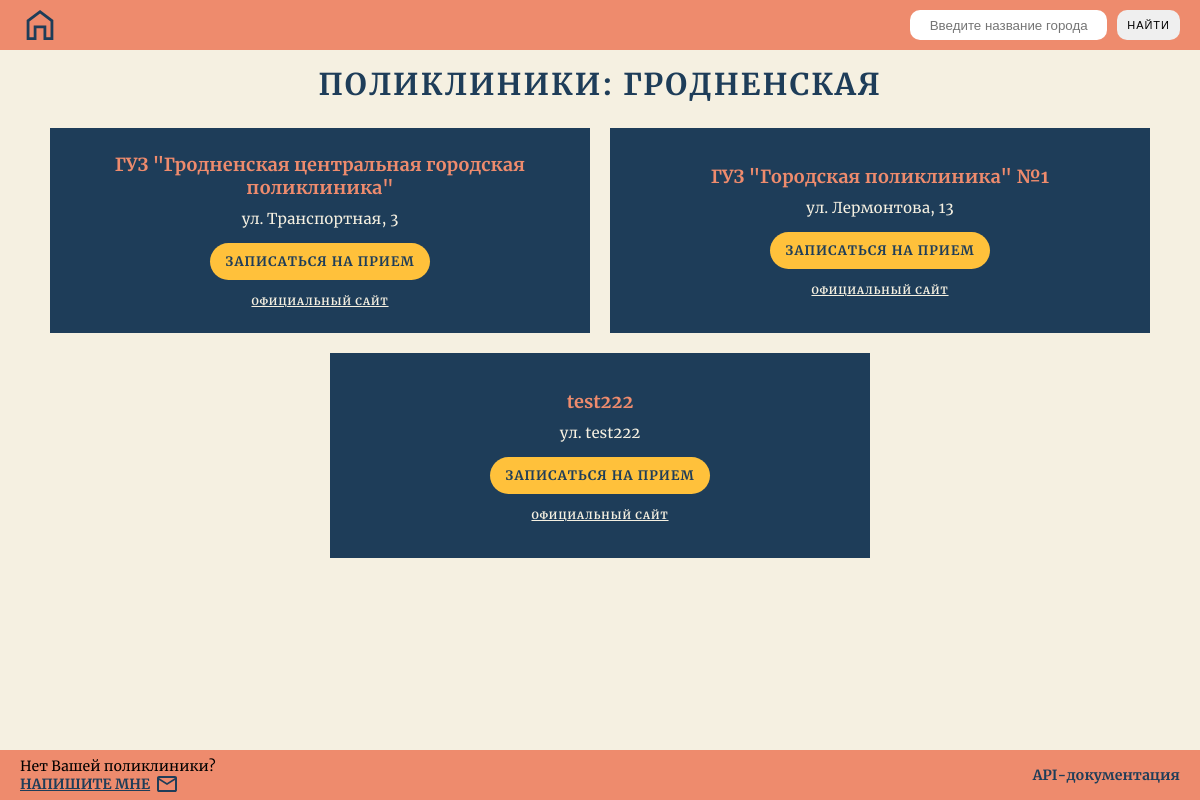
Page /polyclinic/grodno/ on the committed database.
### polyclinic_app/models.py (models this page shows, shortened)
class Polyclinic(models.Model):
    name = models.CharField(
        max_length=100,
        verbose_name='навание',
    )
    address = models.CharField(
        max_length=100,
        verbose_name='адрес',
    )
    website = models.URLField(
        max_length=300,
        verbose_name='сайт',
        blank=True,
    )
    making_an_appointment = models.URLField(
        max_length=300,
        verbose_name='онлайн-запись',
    )
    city = models.ForeignKey(
        City,
        on_delete=models.CASCADE,
        verbose_name='город',
        related_name='polyclinics',
    )
    user = models.ForeignKey(
        User,
        on_delete=models.CASCADE,
        verbose_name='пользователь',
    )
    class Meta:
        verbose_name = 'поликлиника'
        verbose_name_plural = 'поликлиники'

### polyclinic_app/views.py (the view)
# urls.py: path('polyclinic/<slug:slug_url>/', views.polyclinic_view, name='polyclinic'),
def polyclinic_view(request, slug_url):
    city = City.objects.get(slug=slug_url)
    polyclinics = (
        city.polyclinics
        .select_related('city')
        .values(
            'name',
            'address',
            'website',
            'making_an_appointment',
        )
    )
    context = {
        'title': f'Поликлиники: {city.region}',
        'polyclinics': polyclinics,
        'phone_code': city.phone_code
    }
    if request.method == 'POST':
        city = city_search(request=request)
        if city:
            return redirect('polyclinic_app:polyclinic', slug_url=city.slug)
    return render(request, 'polyclinic_app/polyclinic.html', context)

### polyclinic_app/models.py (called while the page is built)
    def __str__(self):
        return self.region

### polyclinic_app/templates/polyclinic_app/polyclinic.html (shortened to what this page needs)
{% extends 'polyclinic_app/base.html' %}
{% load static %}
{% block style %}
<link rel="stylesheet" href="{% static 'polyclinic_app/css/polyclinic.css' %}">
{% endblock style %}
{% block content %}
<div class="content">
    <h1 class="main-title">{{ title }}</h1>
    <div class="polyclinics">
        {% for p in polyclinics %}
            <div class="polyclinic">
                <h2 class="p-title">{{ p.name }}</h2>
                <p class="p-address">ул. {{ p.address }}</p>
                <a href="{{ p.making_an_appointment }}" class="mp-link" target="_blank">Записаться на прием</a>
                <a href="{{ p.website }}" class="p-url" target="_blank">официальный сайт</a>
            </div>
        {% endfor %}
    </div>
</div>
{% endblock content %}

### polyclinic_app/static/polyclinic_app/css/style.css (style rules this page uses)
*, *::before, *::after { padding: 0; margin: 0; border: 0; box-sizing: border-box; }
html { scroll-behavior: smooth; }
a { text-decoration: none; }
h1, h2, h3, h4, h5, h6 { font-weight: inherit; font-size: inherit; }
html, body { height: 100%; font-family: Arial, Helvetica, sans-serif; color: #fff; font-size: 20px; background-color: #f5f0e1; }
::placeholder { text-align: center; }
.main-title { text-align: center; margin: 15px 0 15px; text-transform: uppercase; font-family: 'Merriweather'; font-size: 30px; font-weight: 700; letter-spacing: 2px; color: #1e3d59; }

### polyclinic_app/static/polyclinic_app/css/polyclinic.css (style rules this page uses)
.polyclinics { display: flex; flex-wrap: wrap; justify-content: center; align-items: center; }
.polyclinic { padding: 10px; display: flex; flex-direction: column; align-items: center; justify-content: center; width: 45%; min-height: 205px; margin: 10px; font-family: 'Merriweather'; font-weight: 400; font-size: 18px; background-color: #1e3d59; color: #f5f0e1; }
.p-title { color: #ee8b6d; font-weight: 700; text-align: center; }
.p-address { margin-top: 10px; font-size: 15px; }
.mp-link { margin-top: 15px; padding: 10px 15px; display: block; background-color: #ffc13b; color: #1e3d59; text-transform: uppercase; font-size: 13px; font-weight: 700; letter-spacing: 1px; border-radius: 100px; text-align: center; }
.p-url { margin-top: 15px; color: #f5f0e1; font-size: 10px; text-transform: uppercase; text-decoration: underline; letter-spacing: 1px; font-weight: 700; }

### rows in the picture
Polyclinic: name "ГУЗ \"Гродненская центральная городская поликлиника\"", address "Транспортная, 3"
Polyclinic: name "ГУЗ \"Городская поликлиника\" №1", address "Лермонтова, 13"
Polyclinic: name "test222", address "test222"

### other values in the picture
{{ title }} "ПОЛИКЛИНИКИ: ГРОДНЕНСКАЯ"
